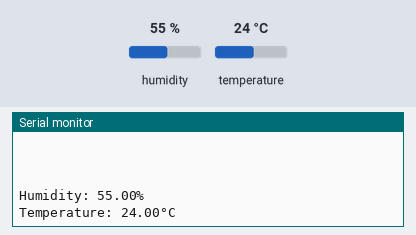
The sketch below on a simulated Arduino Mega 2560, built with avr-gcc and run on an emulated ATmega2560. On the bench: the last lines printed to the serial monitor. The inputs (shaded band) are chosen by the test bench; at power-on: humidity 55 %, temperature 24 °C.

Above: at 2.9 s.
3.0 s: humidity set to 22 %
At 4.72 s:
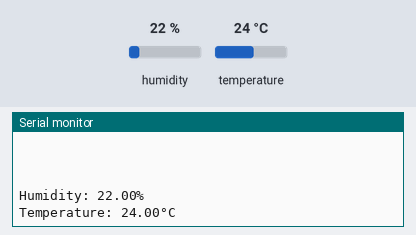
5.9 s: temperature set to 12 °C
At 6.89 s:
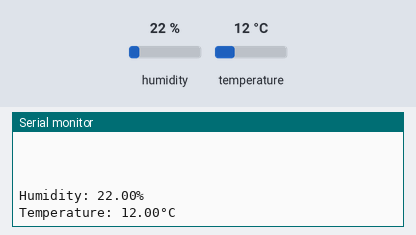
8.8 s: humidity set to 40 %
At 11.22 s:
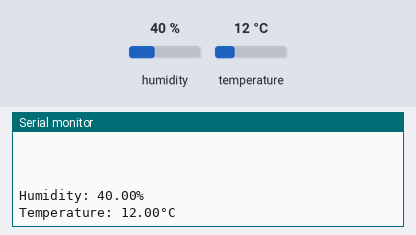
Timing chart, 0 to 12.7 s (numbered marks = the images above; inputs shaded):
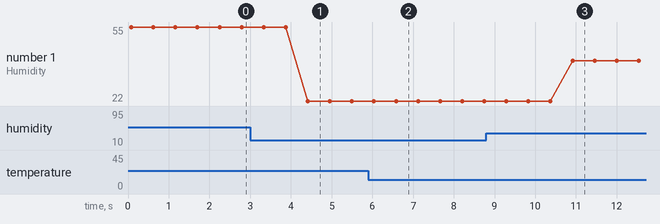

The sketch:

TemperaturUndFeuchtigkeitsSensor.ino
```cpp
/*
Arduino MEGA2560:
  GND - Power GND
  10kOhm - XXX
  Signal - PWM2
  +5V - Power 5V
*/
#include "DHT.h"

#define DHTPIN 2
#define DHTTYPE DHT22

DHT dht(DHTPIN, DHTTYPE);

void setup() {
  Serial.begin(9600);
  Serial.print("DHT22 example!\n");

  dht.begin();
}

void loop() {
  float temperature = dht.readTemperature();
  float humidity = dht.readHumidity();

  // Check if any reads failed and exit early (to try again).
  if (isnan(temperature) || isnan(humidity)) {
    Serial.print("Failed to read from DHT sensor!\n");
    return;
  }
  for(int i = 0; i <= 20; i++){
    Serial.println(" ");
  }
  Serial.print("Humidity: ");
  Serial.print(humidity);
  Serial.println("%");

  Serial.print("Temperature: ");
  Serial.print(temperature);
  Serial.println("°C");
  delay(500);
}
```

Measured:
- after the input at 3.0 s, the serial monitor: prints a new line after 1.4 s (image 1)
- after the input at 5.9 s, the serial monitor: prints a new line after 0.70 s (image 2)
- after the input at 8.8 s, the serial monitor: prints a new line after 2.1 s (image 3)
- plotted number 1: 22 → 40 after the input at 8.8 s
